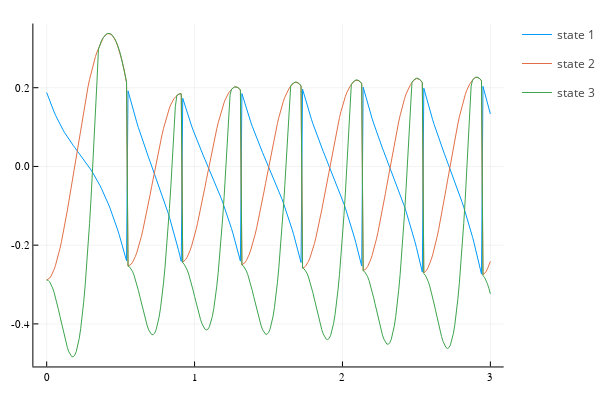
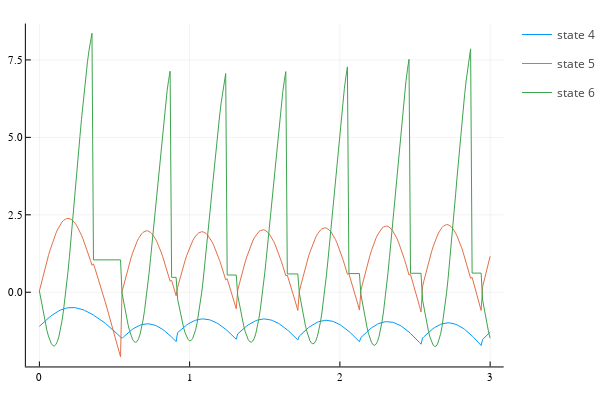
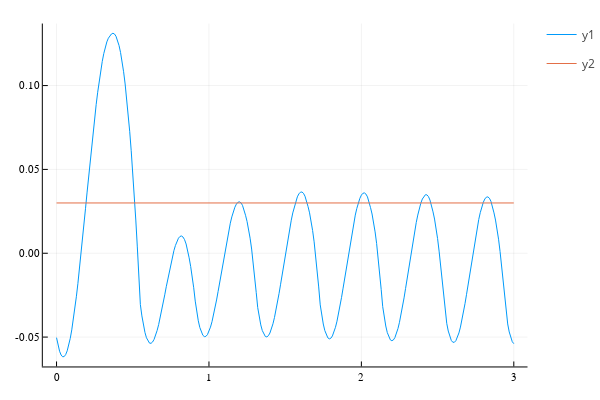
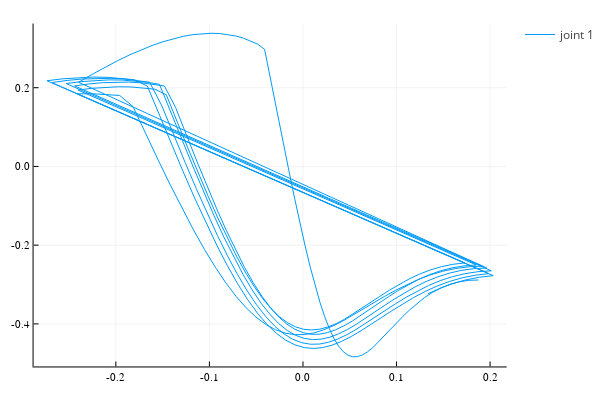

Notebook cell for these charts, in order:
### Code cell
mode0 = 1
t = 3.0
dt = .01

q1 = 0.1877
q2 = -0.2884
q3 = q2
q̇1 = -1.1014
q̇2 = 0.0399
q̇3 = q̇2

xmean = [q1, q2, q3, q̇1, q̇2, q̇3]

p = (L = 1, a1 = 0.375, b1 = 0.125, a2 = 0.175, b2 = 0.375, mH = 0.5, mt = 0.5, ms = 0.05, g = 9.81, slope = 0.03)

#Nominal Trajectory
nom_states, _, times, nom_modes,nom_impact_states,_ = sim_system(xmean,mode0,dynamics,resets,guards,0,0,0,t,dt)
state_matrix = hcat(nom_states...)

plot()
[plot!(times,state_matrix[i,:], label = "state $i") for i in 1:3]
display(plot!())

plot()
[plot!(times,state_matrix[i,:], label = "state $i") for i in 4:6]
display(plot!())

plot(times, (state_matrix[1,:] .+ state_matrix[2,:])/2)
plot!(times, ones(size(times)) * p.slope)
display(plot!())

for i = 1:3
    plot()
    plot(state_matrix[i,:], state_matrix[i+2,:], label = "joint $i")
    display(plot!())
end

plot(times, nom_modes, label = "modes")
display(plot!())

slope = p.slope

# Initialize an Animation objects
anim = Animation()
lim = 1.5

timesteps = size(state_matrix,2)
# Loop to create frames
for i in 1:timesteps
    js = hcat(q2joints(state_matrix[:,i])...)
    # Plot the data
    xs = -lim:lim
    ys = -slope * xs
    plot(xs, ys, linestyle=:solid, label="Ground", color="black")
    plot!(js[1,:], js[2,:], xlim=(-lim,lim),
                            ylim=(-lim,lim), 
                            label="Points", 
                            color="blue", 
                            linestyle=:solid, 
                            marker=:circle, 
                            aspect_ratio=:equal)
    # Add frame to animation
    frame(anim)
end
# Save the animation as a gif
gif(anim, "walker.gif", fps = 30)

### Figure 1 — Plotly figure (JSON) as saved in the notebook; plotly's stock layout.template omitted (floating-point values rounded to 4 significant figures; data arrays with more than 128 entries replaced by an {"elided": "..."} marker saying what was removed)
{"data": [{"colorbar": {"title": ""}, "legendgroup": "state 1", "line": {"color": "rgba(0, 154, 250, 1.000)", "dash": "solid", "shape": "linear", "width": 1}, "mode": "lines", "name": "state 1", "showlegend": true, "type": "scatter", "x": {"elided": "301 float values"}, "xaxis": "x", "y": {"elided": "301 float values"}, "yaxis": "y", "zmax": null, "zmin": null}, {"colorbar": {"title": ""}, "legendgroup": "state 2", "line": {"color": "rgba(227, 111, 71, 1.000)", "dash": "solid", "shape": "linear", "width": 1}, "mode": "lines", "name": "state 2", "showlegend": true, "type": "scatter", "x": {"elided": "301 float values"}, "xaxis": "x", "y": {"elided": "301 float values"}, "yaxis": "y", "zmax": null, "zmin": null}, {"colorbar": {"title": ""}, "legendgroup": "state 3", "line": {"color": "rgba(62, 164, 78, 1.000)", "dash": "solid", "shape": "linear", "width": 1}, "mode": "lines", "name": "state 3", "showlegend": true, "type": "scatter", "x": {"elided": "301 float values"}, "xaxis": "x", "y": {"elided": "301 float values"}, "yaxis": "y", "zmax": null, "zmin": null}], "layout": {"annotations": [], "height": 400, "legend_position": {"bgcolor": "rgba(255, 255, 255, 1.000)", "bordercolor": "rgba(0, 0, 0, 1.000)", "borderwidth": 1, "font": {"color": "rgba(0, 0, 0, 1.000)", "family": "sans-serif", "size": 11}, "title": {"font": {"color": "rgba(0, 0, 0, 1.000)", "family": "sans-serif", "size": 15}, "text": ""}, "tracegroupgap": 0, "traceorder": "normal", "x": 1, "xanchor": "auto", "y": 1, "yanchor": "auto"}, "margin": {"b": 20, "l": 0, "r": 0, "t": 20}, "paper_bgcolor": "rgba(255, 255, 255, 1.000)", "plot_bgcolor": "rgba(255, 255, 255, 1.000)", "showlegend": true, "width": 600, "xaxis": {"anchor": "y", "domain": [0.06582, 0.9934], "gridcolor": "rgba(0, 0, 0, 0.100)", "gridwidth": 0.5, "linecolor": "rgba(0, 0, 0, 1.000)", "mirror": false, "range": [-0.09, 3.09], "showgrid": true, "showline": true, "showticklabels": true, "tickangle": 0, "tickcolor": "rgb(0, 0, 0)", "tickfont": {"color": "rgba(0, 0, 0, 1.000)", "family": "sans-serif", "size": 11}, "tickmode": "array", "ticks": "inside", "ticktext": ["0", "1", "2", "3"], "tickvals": [0, 1, 2, 3], "title": "", "titlefont": {"color": "rgba(0, 0, 0, 1.000)", "family": "sans-serif", "size": 15}, "type": "-", "visible": true, "zeroline": false, "zerolinecolor": "rgba(0, 0, 0, 1.000)"}, "yaxis": {"anchor": "x", "domain": [0.03762, 0.9902], "gridcolor": "rgba(0, 0, 0, 0.100)", "gridwidth": 0.5, "linecolor": "rgba(0, 0, 0, 1.000)", "mirror": false, "range": [-0.5081, 0.363], "showgrid": true, "showline": true, "showticklabels": true, "tickangle": 0, "tickcolor": "rgb(0, 0, 0)", "tickfont": {"color": "rgba(0, 0, 0, 1.000)", "family": "sans-serif", "size": 11}, "tickmode": "array", "ticks": "inside", "ticktext": ["-0.4", "-0.2", "0.0", "0.2"], "tickvals": [-0.4, -0.2, 0, 0.2], "title": "", "titlefont": {"color": "rgba(0, 0, 0, 1.000)", "family": "sans-serif", "size": 15}, "type": "-", "visible": true, "zeroline": false, "zerolinecolor": "rgba(0, 0, 0, 1.000)"}}}

### Figure 2 — Plotly figure (JSON) as saved in the notebook; plotly's stock layout.template omitted (floating-point values rounded to 4 significant figures; data arrays with more than 128 entries replaced by an {"elided": "..."} marker saying what was removed)
{"data": [{"colorbar": {"title": ""}, "legendgroup": "state 4", "line": {"color": "rgba(0, 154, 250, 1.000)", "dash": "solid", "shape": "linear", "width": 1}, "mode": "lines", "name": "state 4", "showlegend": true, "type": "scatter", "x": {"elided": "301 float values"}, "xaxis": "x", "y": {"elided": "301 float values"}, "yaxis": "y", "zmax": null, "zmin": null}, {"colorbar": {"title": ""}, "legendgroup": "state 5", "line": {"color": "rgba(227, 111, 71, 1.000)", "dash": "solid", "shape": "linear", "width": 1}, "mode": "lines", "name": "state 5", "showlegend": true, "type": "scatter", "x": {"elided": "301 float values"}, "xaxis": "x", "y": {"elided": "301 float values"}, "yaxis": "y", "zmax": null, "zmin": null}, {"colorbar": {"title": ""}, "legendgroup": "state 6", "line": {"color": "rgba(62, 164, 78, 1.000)", "dash": "solid", "shape": "linear", "width": 1}, "mode": "lines", "name": "state 6", "showlegend": true, "type": "scatter", "x": {"elided": "301 float values"}, "xaxis": "x", "y": {"elided": "301 float values"}, "yaxis": "y", "zmax": null, "zmin": null}], "layout": {"annotations": [], "height": 400, "legend_position": {"bgcolor": "rgba(255, 255, 255, 1.000)", "bordercolor": "rgba(0, 0, 0, 1.000)", "borderwidth": 1, "font": {"color": "rgba(0, 0, 0, 1.000)", "family": "sans-serif", "size": 11}, "title": {"font": {"color": "rgba(0, 0, 0, 1.000)", "family": "sans-serif", "size": 15}, "text": ""}, "tracegroupgap": 0, "traceorder": "normal", "x": 1, "xanchor": "auto", "y": 1, "yanchor": "auto"}, "margin": {"b": 20, "l": 0, "r": 0, "t": 20}, "paper_bgcolor": "rgba(255, 255, 255, 1.000)", "plot_bgcolor": "rgba(255, 255, 255, 1.000)", "showlegend": true, "width": 600, "xaxis": {"anchor": "y", "domain": [0.05101, 0.9934], "gridcolor": "rgba(0, 0, 0, 0.100)", "gridwidth": 0.5, "linecolor": "rgba(0, 0, 0, 1.000)", "mirror": false, "range": [-0.09, 3.09], "showgrid": true, "showline": true, "showticklabels": true, "tickangle": 0, "tickcolor": "rgb(0, 0, 0)", "tickfont": {"color": "rgba(0, 0, 0, 1.000)", "family": "sans-serif", "size": 11}, "tickmode": "array", "ticks": "inside", "ticktext": ["0", "1", "2", "3"], "tickvals": [0, 1, 2, 3], "title": "", "titlefont": {"color": "rgba(0, 0, 0, 1.000)", "family": "sans-serif", "size": 15}, "type": "-", "visible": true, "zeroline": false, "zerolinecolor": "rgba(0, 0, 0, 1.000)"}, "yaxis": {"anchor": "x", "domain": [0.03762, 0.9902], "gridcolor": "rgba(0, 0, 0, 0.100)", "gridwidth": 0.5, "linecolor": "rgba(0, 0, 0, 1.000)", "mirror": false, "range": [-2.396, 8.675], "showgrid": true, "showline": true, "showticklabels": true, "tickangle": 0, "tickcolor": "rgb(0, 0, 0)", "tickfont": {"color": "rgba(0, 0, 0, 1.000)", "family": "sans-serif", "size": 11}, "tickmode": "array", "ticks": "inside", "ticktext": ["0.0", "2.5", "5.0", "7.5"], "tickvals": [0, 2.5, 5, 7.5], "title": "", "titlefont": {"color": "rgba(0, 0, 0, 1.000)", "family": "sans-serif", "size": 15}, "type": "-", "visible": true, "zeroline": false, "zerolinecolor": "rgba(0, 0, 0, 1.000)"}}}

### Figure 3 — Plotly figure (JSON) as saved in the notebook; plotly's stock layout.template omitted (floating-point values rounded to 4 significant figures; data arrays with more than 128 entries replaced by an {"elided": "..."} marker saying what was removed)
{"data": [{"colorbar": {"title": ""}, "legendgroup": "y1", "line": {"color": "rgba(0, 154, 250, 1.000)", "dash": "solid", "shape": "linear", "width": 1}, "mode": "lines", "name": "y1", "showlegend": true, "type": "scatter", "x": {"elided": "301 float values"}, "xaxis": "x", "y": {"elided": "301 float values"}, "yaxis": "y", "zmax": null, "zmin": null}, {"colorbar": {"title": ""}, "legendgroup": "y2", "line": {"color": "rgba(227, 111, 71, 1.000)", "dash": "solid", "shape": "linear", "width": 1}, "mode": "lines", "name": "y2", "showlegend": true, "type": "scatter", "x": {"elided": "301 float values"}, "xaxis": "x", "y": {"elided": "301 float values"}, "yaxis": "y", "zmax": null, "zmin": null}], "layout": {"annotations": [], "height": 400, "legend_position": {"bgcolor": "rgba(255, 255, 255, 1.000)", "bordercolor": "rgba(0, 0, 0, 1.000)", "borderwidth": 1, "font": {"color": "rgba(0, 0, 0, 1.000)", "family": "sans-serif", "size": 11}, "title": {"font": {"color": "rgba(0, 0, 0, 1.000)", "family": "sans-serif", "size": 15}, "text": ""}, "tracegroupgap": 0, "traceorder": "normal", "x": 1, "xanchor": "auto", "y": 1, "yanchor": "auto"}, "margin": {"b": 20, "l": 0, "r": 0, "t": 20}, "paper_bgcolor": "rgba(255, 255, 255, 1.000)", "plot_bgcolor": "rgba(255, 255, 255, 1.000)", "showlegend": true, "width": 600, "xaxis": {"anchor": "y", "domain": [0.08064, 0.9934], "gridcolor": "rgba(0, 0, 0, 0.100)", "gridwidth": 0.5, "linecolor": "rgba(0, 0, 0, 1.000)", "mirror": false, "range": [-0.09, 3.09], "showgrid": true, "showline": true, "showticklabels": true, "tickangle": 0, "tickcolor": "rgb(0, 0, 0)", "tickfont": {"color": "rgba(0, 0, 0, 1.000)", "family": "sans-serif", "size": 11}, "tickmode": "array", "ticks": "inside", "ticktext": ["0", "1", "2", "3"], "tickvals": [0, 1, 2, 3], "title": "", "titlefont": {"color": "rgba(0, 0, 0, 1.000)", "family": "sans-serif", "size": 15}, "type": "-", "visible": true, "zeroline": false, "zerolinecolor": "rgba(0, 0, 0, 1.000)"}, "yaxis": {"anchor": "x", "domain": [0.03762, 0.9902], "gridcolor": "rgba(0, 0, 0, 0.100)", "gridwidth": 0.5, "linecolor": "rgba(0, 0, 0, 1.000)", "mirror": false, "range": [-0.06751, 0.137], "showgrid": true, "showline": true, "showticklabels": true, "tickangle": 0, "tickcolor": "rgb(0, 0, 0)", "tickfont": {"color": "rgba(0, 0, 0, 1.000)", "family": "sans-serif", "size": 11}, "tickmode": "array", "ticks": "inside", "ticktext": ["-0.05", "0.00", "0.05", "0.10"], "tickvals": [-0.05, 0, 0.05, 0.1], "title": "", "titlefont": {"color": "rgba(0, 0, 0, 1.000)", "family": "sans-serif", "size": 15}, "type": "-", "visible": true, "zeroline": false, "zerolinecolor": "rgba(0, 0, 0, 1.000)"}}}

### Figure 4 — Plotly figure (JSON) as saved in the notebook; plotly's stock layout.template omitted (floating-point values rounded to 4 significant figures; data arrays with more than 128 entries replaced by an {"elided": "..."} marker saying what was removed)
{"data": [{"colorbar": {"title": ""}, "legendgroup": "joint 1", "line": {"color": "rgba(0, 154, 250, 1.000)", "dash": "solid", "shape": "linear", "width": 1}, "mode": "lines", "name": "joint 1", "showlegend": true, "type": "scatter", "x": {"elided": "301 float values"}, "xaxis": "x", "y": {"elided": "301 float values"}, "yaxis": "y", "zmax": null, "zmin": null}], "layout": {"annotations": [], "height": 400, "legend_position": {"bgcolor": "rgba(255, 255, 255, 1.000)", "bordercolor": "rgba(0, 0, 0, 1.000)", "borderwidth": 1, "font": {"color": "rgba(0, 0, 0, 1.000)", "family": "sans-serif", "size": 11}, "title": {"font": {"color": "rgba(0, 0, 0, 1.000)", "family": "sans-serif", "size": 15}, "text": ""}, "tracegroupgap": 0, "traceorder": "normal", "x": 1, "xanchor": "auto", "y": 1, "yanchor": "auto"}, "margin": {"b": 20, "l": 0, "r": 0, "t": 20}, "paper_bgcolor": "rgba(255, 255, 255, 1.000)", "plot_bgcolor": "rgba(255, 255, 255, 1.000)", "showlegend": true, "width": 600, "xaxis": {"anchor": "y", "domain": [0.06582, 0.9934], "gridcolor": "rgba(0, 0, 0, 0.100)", "gridwidth": 0.5, "linecolor": "rgba(0, 0, 0, 1.000)", "mirror": false, "range": [-0.2879, 0.2177], "showgrid": true, "showline": true, "showticklabels": true, "tickangle": 0, "tickcolor": "rgb(0, 0, 0)", "tickfont": {"color": "rgba(0, 0, 0, 1.000)", "family": "sans-serif", "size": 11}, "tickmode": "array", "ticks": "inside", "ticktext": ["-0.2", "-0.1", "0.0", "0.1", "0.2"], "tickvals": [-0.2, -0.1, 0, 0.1, 0.2], "title": "", "titlefont": {"color": "rgba(0, 0, 0, 1.000)", "family": "sans-serif", "size": 15}, "type": "-", "visible": true, "zeroline": false, "zerolinecolor": "rgba(0, 0, 0, 1.000)"}, "yaxis": {"anchor": "x", "domain": [0.03762, 0.9902], "gridcolor": "rgba(0, 0, 0, 0.100)", "gridwidth": 0.5, "linecolor": "rgba(0, 0, 0, 1.000)", "mirror": false, "range": [-0.5081, 0.363], "showgrid": true, "showline": true, "showticklabels": true, "tickangle": 0, "tickcolor": "rgb(0, 0, 0)", "tickfont": {"color": "rgba(0, 0, 0, 1.000)", "family": "sans-serif", "size": 11}, "tickmode": "array", "ticks": "inside", "ticktext": ["-0.4", "-0.2", "0.0", "0.2"], "tickvals": [-0.4, -0.2, 0, 0.2], "title": "", "titlefont": {"color": "rgba(0, 0, 0, 1.000)", "family": "sans-serif", "size": 15}, "type": "-", "visible": true, "zeroline": false, "zerolinecolor": "rgba(0, 0, 0, 1.000)"}}}
